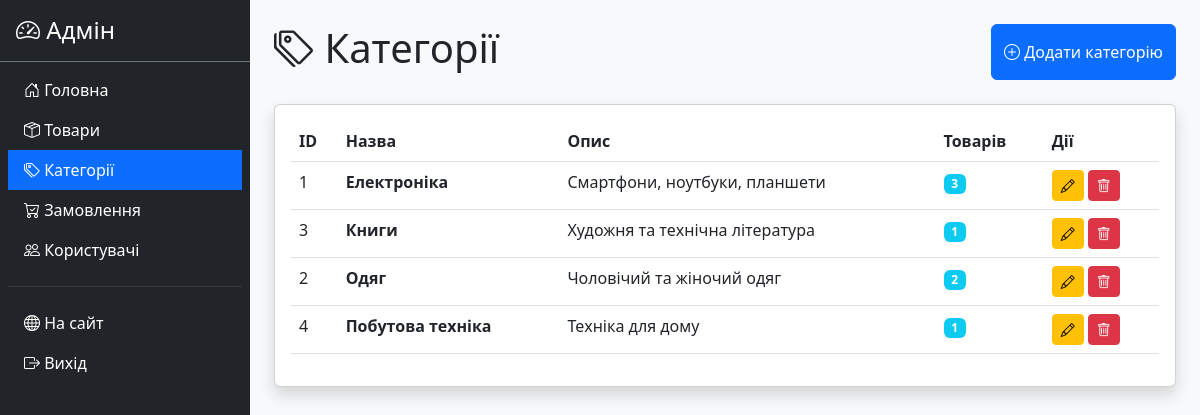
Screenshot of /admin/categories.php (signed in) with the database file from the repository.
### tables this page shows
CREATE TABLE categories (
    id INT AUTO_INCREMENT PRIMARY KEY,
    name VARCHAR(100) NOT NULL,
    description TEXT,
    created_at TIMESTAMP DEFAULT CURRENT_TIMESTAMP
);

### config.php (called while the page is built, shortened)
<?php
function e($str) {
    return htmlspecialchars($str ?? '', ENT_QUOTES, 'UTF-8');
}
?>

### admin/categories.php (the view, shortened to what this page needs)
<?php
require_once '../config.php';
$categories = $pdo->query("SELECT c.*, COUNT(p.id) as products_count FROM categories c LEFT JOIN products p ON c.id = p.category_id GROUP BY c.id ORDER BY c.name")->fetchAll();
?>
<!DOCTYPE html>
<html lang="uk">
<head>
    <link href="https://cdn.jsdelivr.net/npm/bootstrap@5.3.0/dist/css/bootstrap.min.css" rel="stylesheet">
    <link rel="stylesheet" href="https://cdn.jsdelivr.net/npm/bootstrap-icons@1.10.0/font/bootstrap-icons.css">
</head>
<body>
    <div class="d-flex">
        <?php include 'sidebar.php'; ?>
        <div class="flex-grow-1 p-4 bg-light">
            <div class="d-flex justify-content-between mb-4">
                <h1><i class="bi bi-tags"></i> Категорії</h1>
                <button class="btn btn-primary" data-bs-toggle="modal" data-bs-target="#catModal">
                    <i class="bi bi-plus-circle"></i> Додати категорію
                </button>
            </div>
            <div class="card shadow">
                <div class="card-body">
                    <table class="table table-hover">
                        <thead>
                            <tr>
                                <th>ID</th>
                                <th>Назва</th>
                                <th>Опис</th>
                                <th>Товарів</th>
                                <th>Дії</th>
                            </tr>
                        </thead>
                        <tbody>
                            <?php foreach ($categories as $cat): ?>
                                <tr>
                                    <td><?= $cat['id'] ?></td>
                                    <td><strong><?= e($cat['name']) ?></strong></td>
                                    <td><?= e($cat['description']) ?></td>
                                    <td><span class="badge bg-info"><?= $cat['products_count'] ?></span></td>
                                    <td>
                                        <button class="btn btn-sm btn-warning"
                                                onclick="editCat(<?= htmlspecialchars(json_encode($cat)) ?>)">
                                            <i class="bi bi-pencil"></i>
                                        </button>
                                        <a href="?delete=<?= $cat['id'] ?>" class="btn btn-sm btn-danger"
                                           onclick="return confirm('Видалити категорію?')">
                                            <i class="bi bi-trash"></i>
                                        </a>
                                    </td>
                                </tr>
                            <?php endforeach; ?>
                        </tbody>
                    </table>
                </div>
            </div>
        </div>
    </div>
</body>
</html>

### rows the page displays
categories: id "1", name "Електроніка", description "Смартфони, ноутбуки, планшети", products_count "3"
categories: id "3", name "Книги", description "Художня та технічна література", products_count "1"
categories: id "2", name "Одяг", description "Чоловічий та жіночий одяг", products_count "2"
categories: id "4", name "Побутова техніка", description "Техніка для дому", products_count "1"
